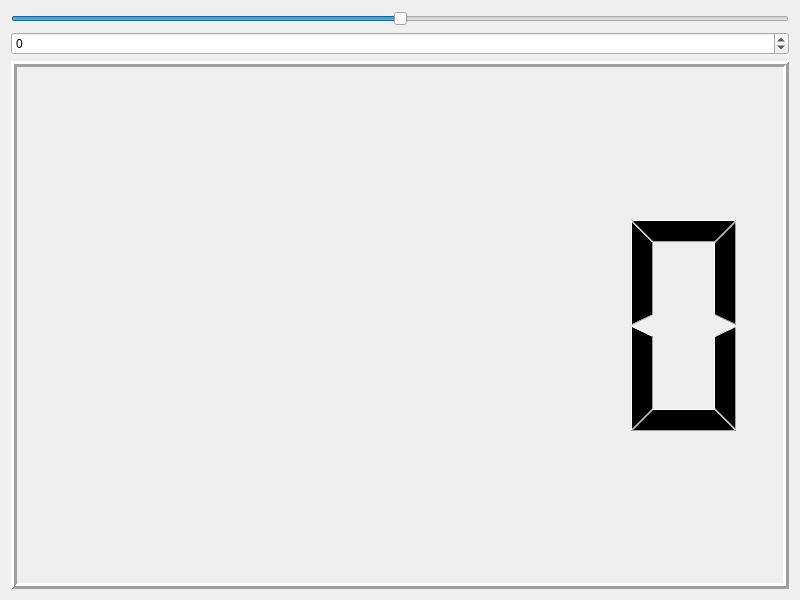
<?xml version="1.0" encoding="UTF-8"?>
<ui version="4.0">
 <class>Widget</class>
 <widget class="QWidget" name="Widget">
  <property name="geometry">
   <rect>
    <x>0</x>
    <y>0</y>
    <width>800</width>
    <height>600</height>
   </rect>
  </property>
  <property name="windowTitle">
   <string>Widget</string>
  </property>
  <layout class="QVBoxLayout" name="verticalLayout">
   <item>
    <widget class="QSlider" name="horizontalSlider">
     <property name="minimum">
      <number>-100</number>
     </property>
     <property name="maximum">
      <number>100</number>
     </property>
     <property name="orientation">
      <enum>Qt::Orientation::Horizontal</enum>
     </property>
    </widget>
   </item>
   <item>
    <widget class="QSpinBox" name="spinBox">
     <property name="minimum">
      <number>-100</number>
     </property>
     <property name="maximum">
      <number>100</number>
     </property>
    </widget>
   </item>
   <item>
    <widget class="QLCDNumber" name="lcdNumber">
     <property name="font">
      <font>
       <pointsize>20</pointsize>
       <bold>true</bold>
      </font>
     </property>
     <property name="autoFillBackground">
      <bool>true</bool>
     </property>
     <property name="lineWidth">
      <number>3</number>
     </property>
     <property name="smallDecimalPoint">
      <bool>true</bool>
     </property>
    </widget>
   </item>
  </layout>
 </widget>
 <resources/>
 <connections>
  <connection>
   <sender>spinBox</sender>
   <signal>valueChanged(int)</signal>
   <receiver>horizontalSlider</receiver>
   <slot>setValue(int)</slot>
   <hints>
    <hint type="sourcelabel">
     <x>125</x>
     <y>170</y>
    </hint>
    <hint type="destinationlabel">
     <x>462</x>
     <y>170</y>
    </hint>
   </hints>
  </connection>
  <connection>
   <sender>horizontalSlider</sender>
   <signal>sliderMoved(int)</signal>
   <receiver>spinBox</receiver>
   <slot>setValue(int)</slot>
   <hints>
    <hint type="sourcelabel">
     <x>525</x>
     <y>181</y>
    </hint>
    <hint type="destinationlabel">
     <x>121</x>
     <y>173</y>
    </hint>
   </hints>
  </connection>
  <connection>
   <sender>spinBox</sender>
   <signal>valueChanged(int)</signal>
   <receiver>lcdNumber</receiver>
   <slot>display(int)</slot>
   <hints>
    <hint type="sourcelabel">
     <x>106</x>
     <y>173</y>
    </hint>
    <hint type="destinationlabel">
     <x>297</x>
     <y>254</y>
    </hint>
   </hints>
  </connection>
 </connections>
</ui>
